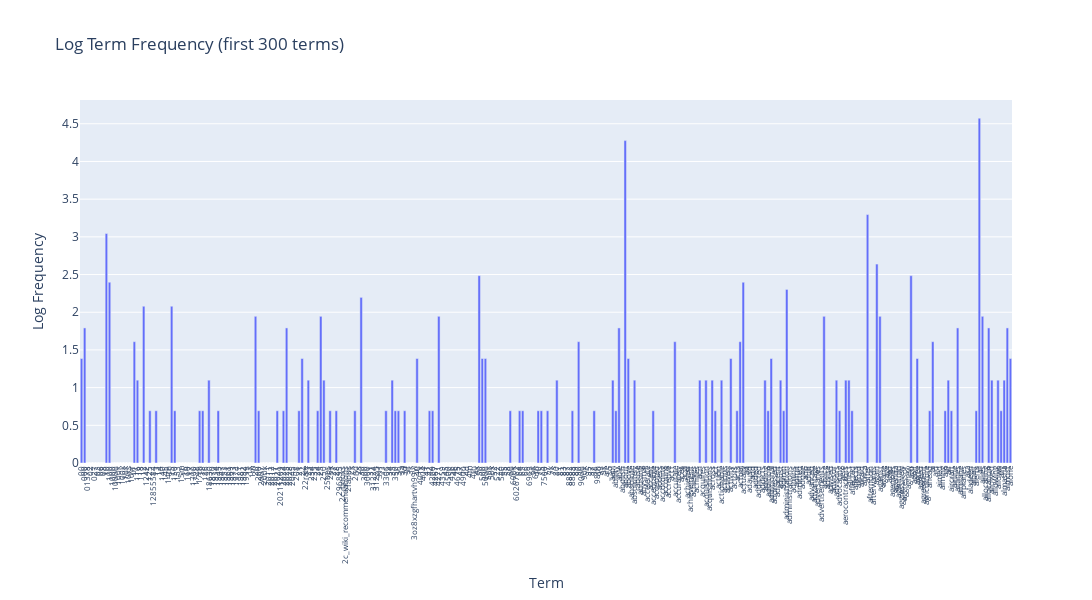

Source (notebook cell):
### Code cell
# Answer here

term = count_vect.get_feature_names_out()[:300]

# plotly bar chart
fig = px.bar(x = term,
            y = term_frequencies_log[:300], 
            labels = {'x':'Term', 'y':'Log Frequency'}, 
            title = 'Log Term Frequency (first 300 terms)'
)

fig.update_xaxes(
    tickmode = 'array', # force x-axis to show
    tickvals = term, # values on x-axis
    ticktext = term, # labels on x-axis
    tickangle = 270,
    tickfont = dict(size = 8)
)

# adjust layout size
fig.update_layout(
    autosize = False,
    width = 2500,
    height = 600
)

fig.show()

# it is copy and modify from exercise 12, in that chart, it shows real counts, and small frequencies terms are not visible.
# by using log scale, small frequency terms are more visible because it reduces the gap between large and small values.
# so it is more suitable for visualizing overall distribution patterns.

### Figure 1 — Plotly figure (JSON) as saved in the notebook; plotly's stock layout.template omitted (floating-point values rounded to 4 significant figures; data arrays with more than 128 entries replaced by an {"elided": "..."} marker saying what was removed)
{"data": [{"hovertemplate": "Term=%{x}<br>Log Frequency=%{y}<extra></extra>", "legendgroup": "", "marker": {"color": "#636efa", "pattern": {"shape": ""}}, "name": "", "orientation": "v", "showlegend": false, "textposition": "auto", "type": "bar", "x": {"elided": "300 str values"}, "xaxis": "x", "y": {"elided": "300 float values"}, "yaxis": "y"}], "layout": {"autosize": false, "barmode": "relative", "height": 600, "legend": {"tracegroupgap": 0}, "title": {"text": "Log Term Frequency (first 300 terms)"}, "width": 2500, "xaxis": {"anchor": "y", "domain": [0, 1], "tickangle": -90, "tickfont": {"size": 8}, "tickmode": "array", "ticktext": {"elided": "300 str values"}, "tickvals": {"elided": "300 str values"}, "title": {"text": "Term"}}, "yaxis": {"anchor": "x", "domain": [0, 1], "title": {"text": "Log Frequency"}}}}
